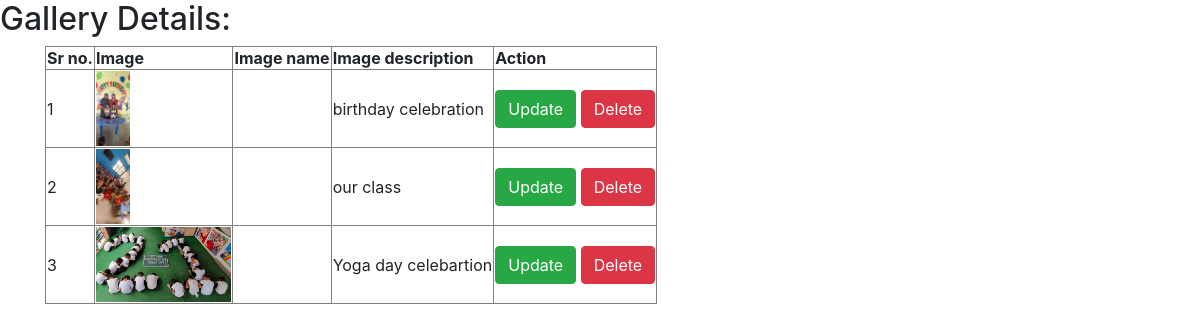
/view_gallery/, run on the app's committed database.
### school/models.py (models this page shows)
class Gallery(models.Model):
    img=models.ImageField(upload_to='gallery/')
    img_desc=models.TextField()

### school/views.py (the view)
# urls.py: path('view_gallery/', view_gallery,name='view_gallery'),
def view_gallery(request):
    qry=Gallery.objects.all()
    return render(request,'view_gallery.html',{'qry':qry})

### templates/view_gallery.html (shortened to what this page needs)
<html>
<head>
<link rel="stylesheet" href="https://cdn.jsdelivr.net/npm/bootstrap@4.0.0/dist/css/bootstrap.min.css">
</head>
<body>
<h2> Gallery  Details:</h2>
<div class="container" p-3>
<table border='1px solid black'>
<tr>
<th>Sr no.</th>
<th>Image </th>
<th>Image name</th>
<th>Image description</th>
<th>Action</th>
</tr>
{%for i in qry%}
<tr>
<td>{{forloop.counter}}</td>
<td><img src="/media/{{i.img}}" style="height:75px"></td>
<td>{{i.img_name}}</td>
<td>{{i.img_desc}}</td>
<td>
 <a href='/update_gallery/{{i.id}}' class='btn btn-success'>Update </a>
 <a href='/delete_gallery/{{i.id}}' class='btn btn-danger'>Delete </a>
 </td>
</tr>
{%endfor%}
</table>
</div>
</body>
</html>

### data on the page
Gallery: img (picture), img_desc "birthday celebration"
Gallery: img (picture), img_desc "our class"
Gallery: img (picture), img_desc "Yoga day celebartion"
